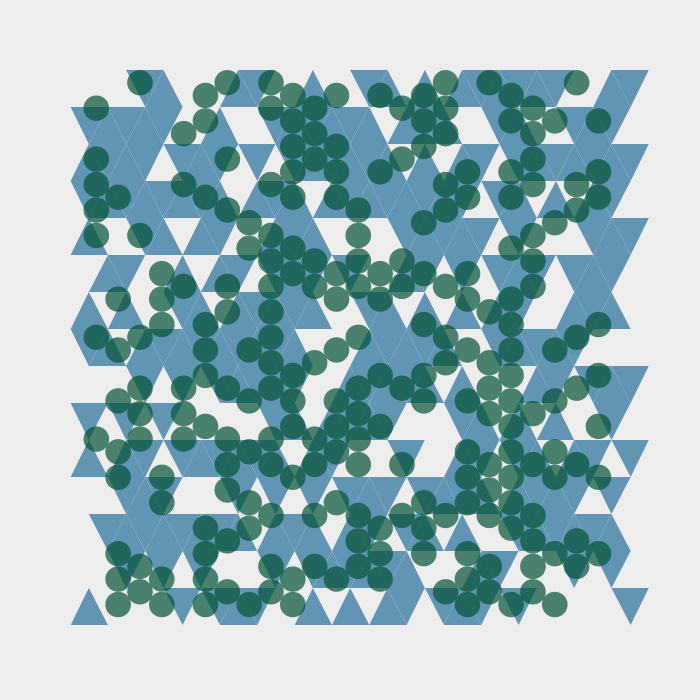
Frame 1 (no input)
Frame 60 (the mouse pressed at the canvas centre just before this capture): identical to frame 1, image omitted
Frame 120 (the mouse held since frame 60 and released just before this capture): identical to frame 1, image omitted

The Processing sketch that drew this single still picture (run headless with seeded random() and noise(); from frame 60 on, the mouse is pressed at the canvas centre):

// Processing sketch: processing_143059
// ── processing_143059.pde

/*----------------------------------
     
 Copyright by Diana Lange 2014
 Don't use without any permission
   
 This sketch is based on:
 #506 Stroll in the park
 http://geometrydaily.tumblr.com/post/58241545792/506-stroll-in-the-park
     
 mail: kontakt@diana-lange.de
 web: diana-lange.de
 facebook: https://www.facebook.com/DianaLangeDesign
 flickr: http://www.flickr.com/photos/dianalange/collections/
 tumblr: http://dianalange.tumblr.com/
 twitter: http://twitter.com/DianaOnTheRoad
 --------------------------------------*/
 
ArrayList <PVector> dots;
ArrayList <DianaTriangle> tt;
ArrayList <PVector> ids;

float ellipseFactor = 1.5;
int margin;
int RES = 15;
int W;
float zoom = 1;
int randomSeedNum = (int) random (10000);

void setup ()
{
  size (700, 700);
  smooth();

  strokeJoin (ROUND);
  margin = width /10;
  W = width;

  initSetup ();

  ellipseMode (CORNER);
}

void draw ()
{
  background (237);

  scale (zoom, 1);
  drawDelaunay();

  scale (1, 1);
  drawEllipsen();
  //drawDots();
}

void drawEllipsen ()
{
  randomSeed (randomSeedNum);
  int eResRow = (int) (RES*ellipseFactor); 

  fill (#065239, 180);
  float d = (float) (height-2*margin) / (eResRow);
  int eResColumn = (int) ((float) (height-2*margin) / (d*0.85));
  int dice = 0;

  float x, y;

  for (int i = 0; i < eResColumn-1; i++)
  {
    x = i*d*0.85+margin+d/2;
    for (int j = 0; j < ((i % 2 == 0) ? eResRow : eResRow-1); j++)
    {
      y = (i % 2 == 0) ? margin+j*d : margin+j*d+d/2;

      dice = (int) random (6);
      if (dice > 2 && y+d < height-margin && x+d < width-margin) ellipse (x, y, d, d);
    }
  }
}

void initSetup ()
{
  randomSeed (millis() + second ());
  int tw = (int) (width-2.0*margin) / RES;
  int th = (int) (height-2.0*margin) / RES;
  dots = createDots (tw, th, width, height, margin);

  zoom = (float) (width-2*margin) / (float) W;

  createTriangles(width, height);

  removeTriangles ((int) random (tt.size()/3, tt.size()/2));
}

void removeTriangles (int amount)
{
  int i = 0;
  int index;
  while (i < amount)
  {
    index = (int) random (tt.size());

    tt.remove (index);
    i++;
  }
}

void drawDots ()
{
  stroke (1);
  for (int i = 0; i < dots.size(); i++)
  {
    point (dots.get(i).x, dots.get(i).y);
  }
}

void drawDelaunay ()
{
  strokeWeight (1.5);
  beginShape(TRIANGLES);
  for (int i = 0; i < tt.size(); i++)
  {
    tt.get (i).drawVertex(0);
  }

  endShape();
}

class DianaTriangle
{
  PVector [] t;
  color c, cc;

  DianaTriangle (PVector p1, PVector p2, PVector p3)
  {
    c = color(random (0, 120));
    cc = c;
    initVectors (p1, p2, p3);
  }

  void initVectors (PVector p1, PVector p2, PVector p3)
  {
    t = new PVector [4];
    for (int i = 0; i < t.length; i++) t [i] = new PVector (0, 0);
    t [0].x = p1.x;
    t [0].y = p1.y;
    t [0].z = 0;

    t [1].x = p2.x;
    t [1].y = p2.y;
    t [1].z = 0;

    t [2].x = p3.x;
    t [2].y = p3.y;
    t [2].z = 0;

    t [3].x = t[getLeft()].x + (abs (t[getRight()].x - t[getLeft()].x)*0.5);
    t [3].y = t[getTop()].y + (abs(t[getBottom()].y - t[getTop()].y)*0.5);
    t [3].z = 0;
  }

  private int getLeft ()
  {
    if (t[0].x <= t[1].x && t[0].x <= t[2].x) return 0;
    if (t[1].x <= t[0].x && t[1].x <= t[2].x) return 1;
    if (t[2].x <= t[0].x && t[2].x <= t[1].x) return 2;
    return 0;
  }

  private int getRight ()
  {
    if (t[0].x >= t[1].x && t[0].x >= t[2].x) return 0;
    if (t[1].x >= t[0].x && t[1].x >= t[2].x) return 1;
    if (t[2].x >= t[0].x && t[2].x >= t[1].x) return 2;
    return 0;
  }

  private int getTop ()
  {
    if (t[0].y <= t[1].y && t[0].y <= t[2].y) return 0;
    if (t[1].y <= t[0].y && t[1].y <= t[2].y) return 1;
    if (t[2].y <= t[0].y && t[2].y <= t[1].y) return 2;
    return 0;
  }

  private int getBottom ()
  {
    if (t[0].y >= t[1].y && t[0].y >= t[2].y) return 0;
    if (t[1].y >= t[0].y && t[1].y >= t[2].y) return 1;
    if (t[2].y >= t[0].y && t[2].y >= t[1].y) return 2;
    return 0;
  }

  void setColor (color c)
  {
    this.c = c;
    cc = c;
  }

  void setColor ()
  {
    c = cc;
  }

  void lerpTheColor (color c)
  {
    colorMode (HSB);
    this.c = color (hue (c), saturation (c), brightness (cc));
    colorMode (RGB);
  }

  PVector getCendoid ()
  {
    return t[3];
  }


  boolean checkLimit (float minX, float maxX, float minY, float maxY)
  {
    for (int i = 0; i < t.length; i++)
    {

      if (t[i].x < minX) return true;
      if (t[i].x > maxX) return true;

      if (t[i].y < minY) return true;
      if (t[i].y > maxY) return true;
    }
    return false;
  }

  void doLimit (float minX, float maxX, float minY, float maxY)
  {
    for (int i = 0; i < t.length; i++)
    {

      if (t[i].x < minX) t[i].x = minX;
      if (t[i].x > maxX) t[i].x = maxX;

      if (t[i].y < minY) t[i].y = minY;
      if (t[i].y > maxY) t[i].y = maxY;
    }
  }

  void drawVertex (int MODE)
  {

    if (MODE == 0)
    {
      noStroke ();
      fill (c);
    }
    else
    {
      noFill();
      stroke (c);
    }
    for (int i = 0; i < t.length-1; i++)
    {
      vertex (t[i].x, t[i].y);
    }
  }
}

void createTriangles (int w, int h)
{

  tt = new ArrayList();
  int i, j, index, index2;
  PVector p1, p2, p3;

  for (int k= 0; k < dots.size(); k++)
  {
    i = (int) ids.get(k).y;
    j = (int) ids.get(k).x;


    if (i % 2 == 0) // even rows
    {
      /* first triangle ----------------------------------------------------------------*/

      p1 = new PVector (dots.get(k).x, dots.get(k).y);
      index = findIndex (ids, k, j+1, i+1);
      if (index == -1) continue;
      p2 = new PVector (dots.get(index).x, dots.get(index).y);
      index2 = findIndex (ids, k, j, i+1);
      if (index2 == -1) continue;
      p3 = new PVector (dots.get(index2).x, dots.get(index2).y);

      tt.add (new DianaTriangle (p1, p2, p3));          // create triangle

      /* second triangle ----------------------------------------------------------------*/

      p1 = new PVector (dots.get(k).x, dots.get(k).y);
      index = findIndex (ids, k, j+1, i);
      if (index == -1) continue;
      p2 = new PVector (dots.get(index).x, dots.get(index).y);
      index = findIndex (ids, k, j+1, i+1);
      if (index == -1) continue;
      p3 = new PVector (dots.get(index).x, dots.get(index).y);
      tt.add (new DianaTriangle (p1, p2, p3));         // create triangle
    }
    else // odd rows
    {
      /* first triangle ----------------------------------------------------------------*/

      p1 = new PVector (dots.get(k).x, dots.get(k).y);
      index = findIndex (ids, k, j, i+1);
      if (index == -1) continue;
      p2 = new PVector (dots.get(index).x, dots.get(index).y);
      index2 = findIndex (ids, k, j+1, i);
      if (index2 == -1) continue;
      p3 = new PVector (dots.get(index2).x, dots.get(index2).y);

      tt.add (new DianaTriangle (p1, p2, p3));          // create triangle

      /* second triangle ----------------------------------------------------------------*/

      p1 = new PVector (dots.get(k).x, dots.get(k).y);
      index = findIndex (ids, k-1, j-1, i+1);
      if (index == -1) continue;
      p2 = new PVector (dots.get(index).x, dots.get(index).y);
      index2 = findIndex (ids, k, j, i+1);
      if (index2 == -1) continue;
      p3 = new PVector (dots.get(index2).x, dots.get(index2).y);

      tt.add (new DianaTriangle (p1, p2, p3));
    }
  }

  /* colorize triangles ---------------------------------------------------*/

  int count = 0;
  while (count < tt.size ())
  {
    p1 = tt.get (count).getCendoid();
    tt.get (count).setColor(#6295B4);
    count++;
  }
}


int findIndex (ArrayList <PVector> rev, int startIndex, float lookupX, float lookupY)
{
  PVector p;
  for (int i = startIndex; i < rev.size(); i++)
  {
    p = rev.get(i);
    if (p.y == lookupY && p.x == lookupX) return i;
  }
  return -1;
}


ArrayList <PVector> createDots (int triangleWidth, int triangleHeight, int w, int h, int m)
{
  ArrayList <PVector> dots = new ArrayList();
  ids = new ArrayList();

  int x = m, y = 0;
  int idX = 0, idY = 0;
  int padd = triangleWidth;
  println (padd);

  for (int i = 0; i <= RES; i++)
  {
    idX = 0;
    for (int j = 0; j < w-2*m; j+=triangleWidth)
    {
      x = (i  % 2 == 1)  ? j : j + triangleWidth/2;
      y = i * triangleHeight;

      if (x < w)
      {
        dots.add (new PVector (x+m, y+m));
        ids.add (new PVector (idX, idY));
      }

      idX++;
    }
    W = x;
    idY++;
  }

  return dots;
}

void mouseDragged ()
{
  ellipseFactor = map (mouseX, 0, width, 0.05, 15);
}

void keyPressed ()
{
  if (key == ' ')
  {
    randomSeedNum++;
    initSetup();
  }
  
   if (key == 't') initSetup();
   if (key == 'e') randomSeedNum++;
   
   if (key == '+') 
   {
     RES++;
     initSetup();
   }
   if (key == '-') 
   {
     RES--;
     if (RES < 6) RES = 6;
     initSetup();
   }
   
   if (key == 'b') {
    margin+=2;  
    if (margin > width/3) margin = width/3;
    initSetup();
  }
  if (key == 'v')
  {
    margin--;
    if (margin < 0) margin = 0;
    initSetup();
  }
}
